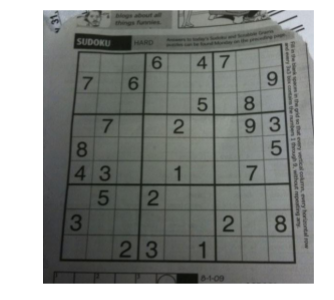
#> input picture phase2-computer-vision/images/real_life.png, 334 x 300 px
$ python houghlines.py
#> lines starting #> are read from the running program, lines starting #| are printed output that depends on the picture; after the words box and inside, x2 and y2 are one past the last pixel; in counts of white or black regions, pixels touching at a corner belong together
import cv2
import numpy as np

filter = True

image_path = './images/'
image_name = 'real_life.png'

canny_path = './canny/c-'
hough_path = './hough/h-'

img = cv2.imread(image_path+image_name)
#> img is the input picture: shape (300, 334, 3); mean B, G, R 140.1, 143.3, 140.5

gray = cv2.cvtColor(img,cv2.COLOR_BGR2GRAY)
edges = cv2.Canny(gray,50,150,apertureSize = 3)
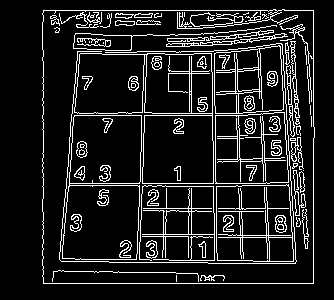
#> edges: shape (300, 334); 11.7% white in thin lines or dots, all inside (x1, y1, x2, y2) = (42, 9, 315, 284)
kernel = np.ones((3,3),np.uint8)
edges = cv2.dilate(edges,kernel,iterations = 1)
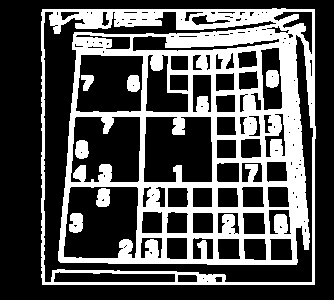
#> edges: shape (300, 334); 32.1% white; 7 white regions, largest, box (x1, y1, x2, y2) and area: (41, 8, 316, 285) 30941, (69, 213, 83, 233) 235, (96, 188, 110, 207) 224
kernel = np.ones((5,5),np.uint8)
edges = cv2.erode(edges,kernel,iterations = 1)
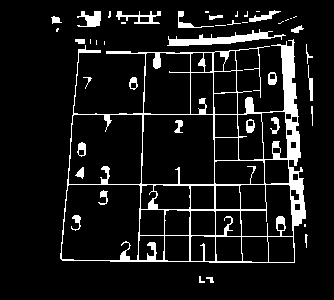
#> edges: shape (300, 334); 9.4% white; 44 white regions (17 under 20 px), largest, box (x1, y1, x2, y2) and area: (60, 39, 306, 263) 6714, (167, 29, 286, 46) 755, (77, 11, 101, 27) 234
cv2.imwrite(canny_path+image_name,edges)

lines = cv2.HoughLines(edges,1,np.pi/180,150)
#> lines = 23 rows, first 8: [184, 1.57], [147, 0.0349], [-211, 3.12], [-280, 3.09], [-285, 3.11], [-289, 3.12], [114, 1.57], [-274, 3.02]

if not lines.any():
    print('No lines were found')
    exit()

if filter:
    rho_threshold = 15
    theta_threshold = 0.1

    # how many lines are similar to a given one
    similar_lines = {i : [] for i in range(len(lines))}
#> similar_lines = 23 items
    for i in range(len(lines)):
        for j in range(len(lines)):
            if i == j:
                continue

            rho_i,theta_i = lines[i][0]
            rho_j,theta_j = lines[j][0]
            if abs(rho_i - rho_j) < rho_threshold and abs(theta_i - theta_j) < theta_threshold:
                similar_lines[i].append(j)
#> this loop made 23 passes

    # ordering the INDECES of the lines by how many are similar to them
    indices = [i for i in range(len(lines))]
#> indices = [0, 1, 2, 3, 4, 5, 6, 7, 8, 9, 10, 11, 12, 13, 14, 15, 16, 17, 18, 19, 20, 21, 22]
    indices.sort(key=lambda x : len(similar_lines[x]))

    # line flags is the base for the filtering
    line_flags = len(lines)*[True]
#> line_flags = [True, True, True, True, True, True, True, True, True, True, True, True, True, True, True, True, True, True, True, True, True, True, True]
    for i in range(len(lines) - 1):
        if not line_flags[indices[i]]: # if we already disregarded the ith element in the ordered list then we don't care (we will not delete anything based on it and we will never reconsider using this line again)
            continue

        for j in range(i + 1, len(lines)): # we are only considering those elements that had less similar line
            if not line_flags[indices[j]]: # and only if we have not disregarded them already
                continue

            rho_i,theta_i = lines[indices[i]][0]
            rho_j,theta_j = lines[indices[j]][0]
            if abs(rho_i - rho_j) < rho_threshold and abs(theta_i - theta_j) < theta_threshold:
                line_flags[indices[j]] = False # if it is similar and have not been disregarded yet then drop it now
#> this loop made 22 passes
#> after the loop, line_flags = [True, True, True, False, False, True, True, False, True, True, False, False, False, False, False, False, True, False, False, True, True, True, False]

print('number of Hough lines:', len(lines))
#| number of Hough lines: 23

print(lines)
#| [[[ 1.8400000e+02  1.5707964e+00]]
#|  [[ 1.4700000e+02  3.4906585e-02]]
#|  [[-2.1100000e+02  3.1241393e+00]]
#|  [[-2.8000000e+02  3.0892327e+00]]
#|  [[-2.8500000e+02  3.1066861e+00]]
#|  [[-2.8900000e+02  3.1241393e+00]]
#|  [[ 1.1400000e+02  1.5707964e+00]]
#|  [[-2.7400000e+02  3.0194197e+00]]
#|  [[ 2.9300000e+02  0.0000000e+00]]
#|  [[ 2.5800000e+02  1.5882496e+00]]
#|  [[-2.7900000e+02  3.0368729e+00]]
#|  [[-2.8800000e+02  3.0717795e+00]]
#> (further printed lines are left out)

filtered_lines = []

if filter:
    for i in range(len(lines)): # filtering
        if line_flags[i]:
            filtered_lines.append(lines[i])
#> after the loop, filtered_lines = [[[184, 1.57]], [[147, 0.0349]], [[-211, 3.12]], [[-289, 3.12]], [[114, 1.57]], [[293, 0]], [[258, 1.59]], [[-271, 3]], [[-233, 3.11]], [[190, 0]], [[83, 0.0873]]]

    print('Number of filtered lines:', len(filtered_lines))
#| Number of filtered lines: 11
else:
    filtered_lines = lines

for line in filtered_lines:
    rho,theta = line[0]
    a = np.cos(theta)
    b = np.sin(theta)
    x0 = a*rho
    y0 = b*rho
    x1 = int(x0 + 1000*(-b))
    y1 = int(y0 + 1000*(a))
    x2 = int(x0 - 1000*(-b))
    y2 = int(y0 - 1000*(a))

    cv2.line(img,(x1,y1),(x2,y2),(0,0,255),2)
#> this loop made 11 passes
#> (rho, theta, a, b, x0, y0, x1, y1) on passes 1 to 11: (184, 1.57, -4.37e-08, 1, -8.04e-06, 184, -1000, 183), (147, 0.0349, 0.999, 0.0349, 146.9, 5.13, 112, 1004), (-211, 3.12, -1, 0.0175, 211, -3.68, 193, -1003), (-289, 3.12, -1, 0.0175, 289, -5.04, 271, -1004), (114, 1.57, -4.37e-08, 1, -4.98e-06, 114, -1000, 113), (293, 0, 1, 0, 293, 0, 293, 1000), (258, 1.59, -0.0175, 1, -4.5, 258, -1004, 240), (-271, 3, -0.99, 0.139, 268.4, -37.72, 129, -1027), (-233, 3.11, -0.999, 0.0349, 232.9, -8.13, 197, -1007), (190, 0, 1, 0, 190, 0, 190, 1000), (83, 0.0873, 0.996, 0.0872, 82.68, 7.23, -4, 1003)
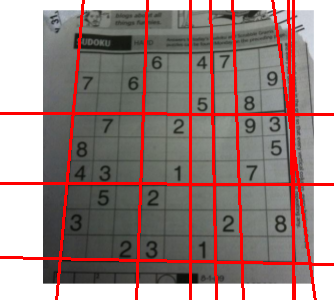
#> img: shape (300, 334, 3); 9.53% of pixels changed, all inside (x1, y1, x2, y2) = (0, 0, 334, 300)

cv2.imwrite(hough_path+image_name,img)

$ run again, with phase2-computer-vision/images/sudoku_image.png copied over phase2-computer-vision/images/real_life.png
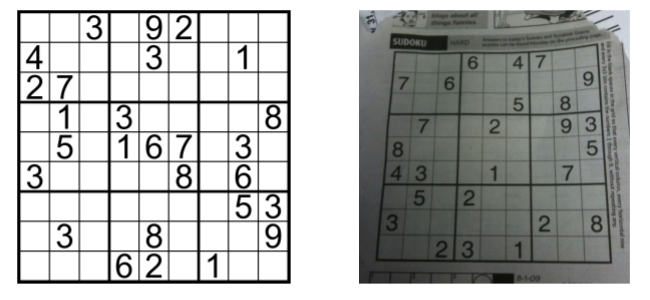
#> input picture phase2-computer-vision/images/sudoku_image.png, 650 x 300 px
#> img is the input picture: shape (300, 650, 3); mean B, G, R 177.9, 179.5, 178.1
#> `edges = cv2.erode(edges,kernel,iterations = 1)`:
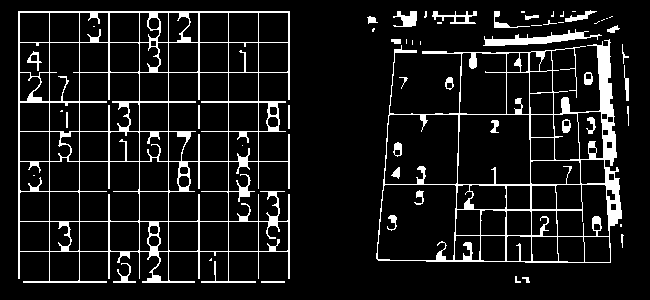
#> edges: shape (300, 650); 10.1% white; 56 white regions (22 under 20 px), largest, box (x1, y1, x2, y2) and area: (18, 11, 290, 283) 9895, (376, 39, 622, 263) 6714, (483, 29, 602, 46) 755
#> lines = 65 rows, first 8: [42, 1.57], [11, 1.57], [72, 1.57], [221, 1.57], [131, 1.57], [251, 1.57], [101, 1.57], [191, 1.57]
#> similar_lines = 65 items
#> the loop `for i in range(len(lines)):` made 65 passes
#> indices = 65 values from 0 to 64
#> `line_flags = len(lines)*[True]`: line_flags = 65 items, first 6: True, True, True, True, True, True
#> the loop `for i in range(len(lines) - 1):` made 64 passes
#> after the loop `for i in range(len(lines) - 1):`: line_flags = 65 items, first 6: False, True, True, True, True, True
#| number of Hough lines: 65
#| [[[ 4.2000000e+01  1.5707964e+00]]
#|  [[ 1.1000000e+01  1.5707964e+00]]
#|  [[ 7.2000000e+01  1.5707964e+00]]
#|  [[ 2.2100000e+02  1.5707964e+00]]
#|  [[ 1.3100000e+02  1.5707964e+00]]
#|  [[ 2.5100000e+02  1.5707964e+00]]
#> (further printed lines are left out)
#> after the loop `for i in range(len(lines)):`: filtered_lines = 33 items, first 6: [[11, 1.57]], [[72, 1.57]], [[221, 1.57]], [[131, 1.57]], [[251, 1.57]], [[191, 1.57]]
#| Number of filtered lines: 33
#> the loop `for line in filtered_lines:` made 33 passes
#> (rho, theta, a, b, x0, y0, x1, y1) on passes 1 to 8: (11, 1.57, -4.37e-08, 1, -4.81e-07, 11, -1000, 10), (72, 1.57, -4.37e-08, 1, -3.15e-06, 72, -1000, 71), (221, 1.57, -4.37e-08, 1, -9.66e-06, 221, -1000, 220), (131, 1.57, -4.37e-08, 1, -5.73e-06, 131, -1000, 130), (251, 1.57, -4.37e-08, 1, -1.1e-05, 251, -1000, 250), (191, 1.57, -4.37e-08, 1, -8.35e-06, 191, -1000, 190), (161, 1.57, -4.37e-08, 1, -7.04e-06, 161, -1000, 160), (49, 0, 1, 0, 49, 0, 49, 1000)
#> after the loop `for line in filtered_lines:`:
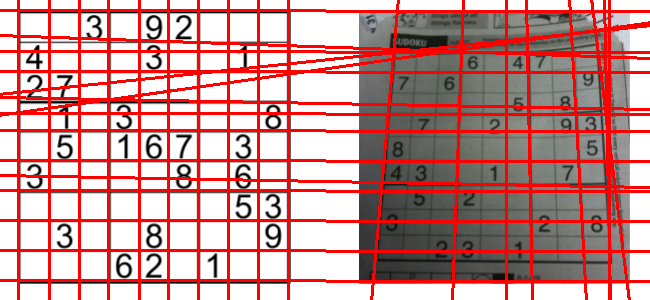
#> img: shape (300, 650, 3); mean B, G, R 147.3, 148.6, 201.9
